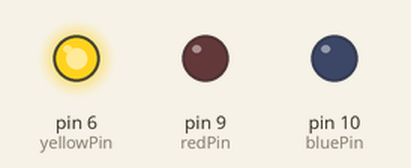
This sketch was run on a simulated Arduino Uno, built with avr-gcc and run on an emulated ATmega328P. On the bench: output pins drawn as LEDs (lit = HIGH).

Above: at 0.05 s.
At 1.65 s:
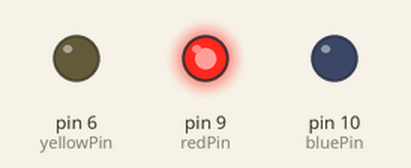
At 3.25 s:
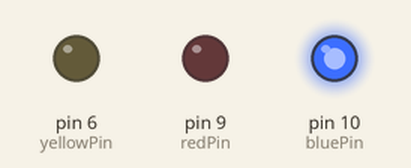
At 6.35 s:
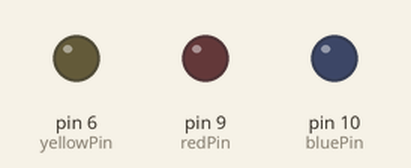
Timing chart, 0 to 6.7 s (numbered marks = the images above):
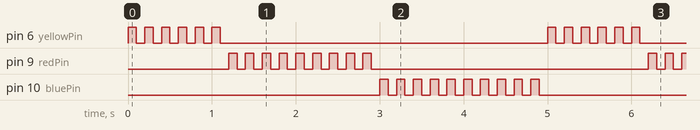

Measured:
- by itself, pin 6 (yellowPin): repeats every 5.0 s: 5 × (LOW 0.10 s, HIGH 0.10 s), LOW 3.9 s, HIGH 0.10 s
- by itself, pin 9 (redPin): repeats every 5.0 s: 8 × (LOW 0.10 s, HIGH 0.10 s), LOW 3.3 s, HIGH 0.10 s
- by itself, pin 10 (bluePin): repeats every 5.0 s: 9 × (LOW 0.10 s, HIGH 0.10 s), LOW 3.1 s, HIGH 0.10 s

The sketch:

Lesson_04_Leds_Blinking_with_For_Loops.ino
```cpp
int redPin=9;
int yellowPin=6;
int bluePin=10;
int delayT=100;
int redTimes=9;
int yellowTimes=6;
int blueTimes=10;

 void setup() {
pinMode(redPin,OUTPUT);
pinMode(yellowPin,OUTPUT);
pinMode(bluePin,OUTPUT);


}
 void loop() {
for(int j=0;j<yellowTimes;j=j+1) {
digitalWrite(yellowPin,HIGH);
delay(delayT);
digitalWrite(yellowPin,LOW);
delay(delayT);
 }
for(int j=0;j<redTimes;j=j+1) {
digitalWrite(redPin,HIGH);
delay(delayT);
digitalWrite(redPin,LOW);
delay(delayT);
}
for(int j=0;j<blueTimes;j=j+1) {
digitalWrite(bluePin,HIGH);
delay(delayT);
digitalWrite(bluePin,LOW);
delay(delayT);
}
 }
```
